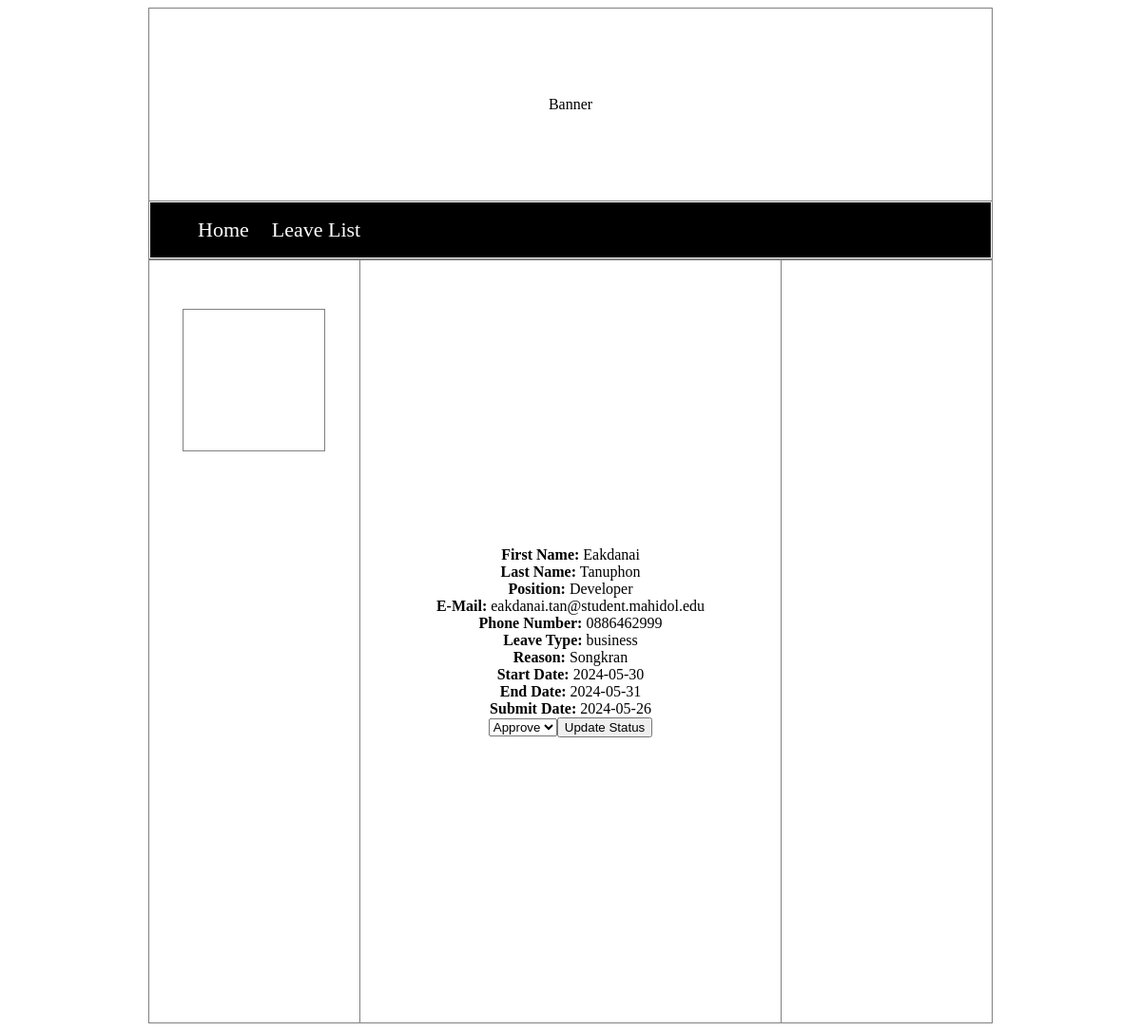
/view.php?firstname=Eakdanai, run on the app's committed database.
### tables this page shows
CREATE TABLE `leave_request` (
  `requestid` int(10) NOT NULL,
  `firstname` varchar(50) NOT NULL,
  `lastname` varchar(50) NOT NULL,
  `position` varchar(50) NOT NULL,
  `email` varchar(50) NOT NULL,
  `phonenumber` varchar(10) NOT NULL,
  `leavetype` varchar(50) NOT NULL,
  `reason` varchar(50) NOT NULL,
  `startdat` date NOT NULL,
  `enddat` date NOT NULL,
  `savedat` date NOT NULL,
  `stat` varchar(50) NOT NULL
);

### View.php (the view, shortened to what this page needs)
<!DOCTYPE html>
<html lang="en">
<head>
    <link rel="stylesheet" href="CSS/indexcss.css">
</head>
<body>
<div>
    <table style="border-collapse: collapse; width: 75%;" border="1" align="center">
        <tbody>
        <tr>
            <td class="banner">
                Banner
            </td>
        </tr>
        <tr style="height: 50px;">
            <td>
                <nav class="NavContainer">
                    <ul class="NavLeft">
                        <li><a href="index.php">Home</a></li>
                        <li><a href="leavelist.php">Leave List</a></li>
                    </ul>
                </nav>
            </td>
        </tr>
        </tbody>
    </table>
    <table style="border-collapse: collapse; width: 75%;" border="1" align="center">
        <tbody>
        <tr>
            <td class="body1">
                <table style="border-collapse: collapse" border="1" align="center" class="profpic">
                    <tbody>
                    <tr>
                        <td class="Banner">
                        </td>
                    </tr>
                    </tbody>
                </table>
            </td>
            <td class="body2">
                        <?php
                            $servername = "localhost";
                            $dbusername = "root";
                            $dbpassword = "";
                            $dbname = "mtest";
                            $conn = new mysqli($servername, $dbusername, $dbpassword, $dbname);
                            if(isset($_GET['firstname'])) {
                                $firstname = $_GET['firstname'];
                                $sql = "SELECT * FROM leave_request WHERE firstname = ?";
                                $stmt = $conn->prepare($sql);
                                $stmt->bind_param("s", $firstname);
                                $stmt->execute();
                                $res = $stmt->get_result();
                                if($res->num_rows > 0) {
                                    echo '<div class="vertical-table">';
                                    while($row = $res->fetch_assoc()) {
                                        echo '<div class="vertical-row">';
                                        echo '<div class="vertical-cell"><strong>First Name:</strong> ' . $row['firstname'] . '</div>';
                                        echo '<div class="vertical-cell"><strong>Last Name:</strong> ' . $row['lastname'] . '</div>';
                                        echo '<div class="vertical-cell"><strong>Position:</strong> ' . $row['position'] . '</div>';
                                        echo '<div class="vertical-cell"><strong>E-Mail:</strong> ' . $row['email'] . '</div>';
                                        echo '<div class="vertical-cell"><strong>Phone Number:</strong> ' . $row['phonenumber'] . '</div>';
                                        echo '<div class="vertical-cell"><strong>Leave Type:</strong> ' . $row['leavetype'] . '</div>';
                                        echo '<div class="vertical-cell"><strong>Reason:</strong> ' . $row['reason'] . '</div>';
                                        echo '<div class="vertical-cell"><strong>Start Date:</strong> ' . $row['startdat'] . '</div>';
                                        echo '<div class="vertical-cell"><strong>End Date:</strong> ' . $row['enddat'] . '</div>';
                                        echo '<div class="vertical-cell"><strong>Submit Date:</strong> ' . $row['savedat'] . '</div>';
                                        echo '<div class="vertical-cell">';
                                        echo '<form action="/PHP/submitstat.php?firstname=' . $row["firstname"] . '" method="post">';
                                        echo '<select id="status" name="status">';
                                        echo '<option value="approve">Approve</option>';
                                        echo '</select>';
                                        echo '<input type="submit" value="Update Status">';
                                        echo '</form>';
                                        echo '</div>';
                                        echo '</div>';
                                    }
                                    echo '</div>';
                                } else {
                                    echo "0 results";
                                }
                            } else {
                                echo "First Name not provided";
                            }
                        ?>
            </td>
            <td class="body3">
            </td>
        </tr>
        </tbody>
    </table>
</div>
</body>
</html>

### CSS/indexcss.css (style rules this page uses)
.banner { text-align: center; height: 200px; }
.body1 { width: 25%; height: 800px; text-align: center; }
.body2 { width: 50%; height: 800px; text-align: center; }
.body3 { width: 25%; height: 800px; text-align: center; }
.profpic { margin-top:-350px; width: 150px; height: 150px; }
li { display: inline-block; margin: 0 10px; }
.NavContainer { background-color: rgb(0, 0, 0); display: flex; justify-content: space-between; transform: round; }
.NavRight li a, .NavLeft li a { text-decoration: none; display: box; width: 100%; height: 100%; font-size: 22px; color: rgb(255, 255, 255); }

### data on the page
leave_request: firstname "Eakdanai", lastname "Tanuphon", position "Developer", email "eakdanai.tan@student.mahidol.edu", phonenumber "0886462999", leavetype "business", reason "Songkran", startdat "2024-05-30", enddat "2024-05-31", savedat "2024-05-26"
